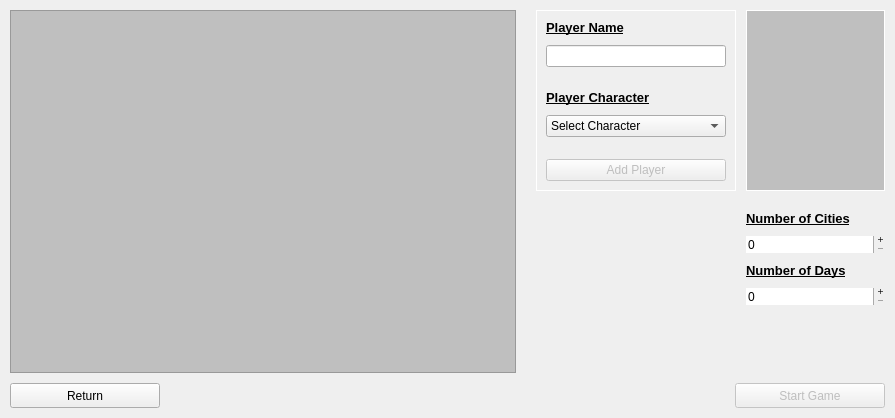
<?xml version="1.0" encoding="UTF-8"?>
<ui version="4.0">
 <class>StartWindow</class>
 <widget class="QMainWindow" name="StartWindow">
  <property name="geometry">
   <rect>
    <x>0</x>
    <y>0</y>
    <width>895</width>
    <height>418</height>
   </rect>
  </property>
  <property name="sizePolicy">
   <sizepolicy hsizetype="Fixed" vsizetype="Fixed">
    <horstretch>0</horstretch>
    <verstretch>0</verstretch>
   </sizepolicy>
  </property>
  <property name="minimumSize">
   <size>
    <width>895</width>
    <height>418</height>
   </size>
  </property>
  <property name="maximumSize">
   <size>
    <width>895</width>
    <height>418</height>
   </size>
  </property>
  <property name="cursor">
   <cursorShape>ArrowCursor</cursorShape>
  </property>
  <property name="mouseTracking">
   <bool>false</bool>
  </property>
  <property name="windowTitle">
   <string>StartWindow</string>
  </property>
  <widget class="QWidget" name="centralWidget">
   <layout class="QGridLayout" name="gridLayout_2">
    <property name="leftMargin">
     <number>0</number>
    </property>
    <property name="topMargin">
     <number>0</number>
    </property>
    <property name="rightMargin">
     <number>0</number>
    </property>
    <property name="bottomMargin">
     <number>0</number>
    </property>
    <property name="horizontalSpacing">
     <number>6</number>
    </property>
    <item row="0" column="0">
     <widget class="QStackedWidget" name="stackedWidget">
      <property name="styleSheet">
       <string notr="true"/>
      </property>
      <property name="currentIndex">
       <number>1</number>
      </property>
      <widget class="QWidget" name="page_start">
       <property name="styleSheet">
        <string notr="true">QWidget#page_start{ 
border-image: url(:/images/images/Background_Start.jpg);
}
</string>
       </property>
       <layout class="QGridLayout" name="gridLayout">
        <property name="leftMargin">
         <number>10</number>
        </property>
        <property name="topMargin">
         <number>10</number>
        </property>
        <property name="rightMargin">
         <number>10</number>
        </property>
        <property name="bottomMargin">
         <number>10</number>
        </property>
        <property name="spacing">
         <number>10</number>
        </property>
        <item row="2" column="0">
         <widget class="QPushButton" name="pushButton_loadGame">
          <property name="minimumSize">
           <size>
            <width>150</width>
            <height>25</height>
           </size>
          </property>
          <property name="text">
           <string>Load Game</string>
          </property>
          <property name="autoDefault">
           <bool>true</bool>
          </property>
         </widget>
        </item>
        <item row="1" column="0">
         <widget class="QPushButton" name="pushButton_newGame">
          <property name="minimumSize">
           <size>
            <width>150</width>
            <height>25</height>
           </size>
          </property>
          <property name="text">
           <string>New Game</string>
          </property>
          <property name="autoDefault">
           <bool>true</bool>
          </property>
         </widget>
        </item>
        <item row="3" column="0">
         <widget class="QPushButton" name="pushButton_Exit">
          <property name="minimumSize">
           <size>
            <width>150</width>
            <height>25</height>
           </size>
          </property>
          <property name="text">
           <string>Exit</string>
          </property>
          <property name="autoDefault">
           <bool>true</bool>
          </property>
         </widget>
        </item>
        <item row="2" column="1">
         <spacer name="horizontalSpacer">
          <property name="orientation">
           <enum>Qt::Horizontal</enum>
          </property>
          <property name="sizeHint" stdset="0">
           <size>
            <width>40</width>
            <height>20</height>
           </size>
          </property>
         </spacer>
        </item>
        <item row="0" column="0">
         <spacer name="verticalSpacer">
          <property name="orientation">
           <enum>Qt::Vertical</enum>
          </property>
          <property name="sizeHint" stdset="0">
           <size>
            <width>20</width>
            <height>40</height>
           </size>
          </property>
         </spacer>
        </item>
       </layout>
      </widget>
      <widget class="QWidget" name="page_newGame">
       <property name="styleSheet">
        <string notr="true">QWidget#page_newGame{ 
border-image: url(:/images/images/Background_Start.jpg);
}
</string>
       </property>
       <layout class="QGridLayout" name="gridLayout_3">
        <property name="leftMargin">
         <number>10</number>
        </property>
        <property name="topMargin">
         <number>10</number>
        </property>
        <property name="rightMargin">
         <number>10</number>
        </property>
        <property name="bottomMargin">
         <number>10</number>
        </property>
        <property name="spacing">
         <number>10</number>
        </property>
        <item row="0" column="2">
         <widget class="QWidget" name="widget_newPlayer" native="true">
          <property name="minimumSize">
           <size>
            <width>200</width>
            <height>0</height>
           </size>
          </property>
          <property name="maximumSize">
           <size>
            <width>200</width>
            <height>16777215</height>
           </size>
          </property>
          <property name="styleSheet">
           <string notr="true">QWidget#widget_newPlayer{
border: 1px solid white;
}</string>
          </property>
          <layout class="QVBoxLayout" name="verticalLayout_2">
           <property name="spacing">
            <number>10</number>
           </property>
           <property name="leftMargin">
            <number>10</number>
           </property>
           <property name="topMargin">
            <number>10</number>
           </property>
           <property name="rightMargin">
            <number>10</number>
           </property>
           <property name="bottomMargin">
            <number>10</number>
           </property>
           <item>
            <widget class="QLabel" name="label_2">
             <property name="font">
              <font>
               <pointsize>10</pointsize>
               <weight>75</weight>
               <italic>false</italic>
               <bold>true</bold>
               <underline>true</underline>
              </font>
             </property>
             <property name="styleSheet">
              <string notr="true"/>
             </property>
             <property name="text">
              <string>Player Name</string>
             </property>
             <property name="buddy">
              <cstring>lineEdit_playerName</cstring>
             </property>
            </widget>
           </item>
           <item>
            <widget class="QLineEdit" name="lineEdit_playerName">
             <property name="palette">
              <palette>
               <active>
                <colorrole role="Highlight">
                 <brush brushstyle="SolidPattern">
                  <color alpha="255">
                   <red>255</red>
                   <green>255</green>
                   <blue>255</blue>
                  </color>
                 </brush>
                </colorrole>
                <colorrole role="HighlightedText">
                 <brush brushstyle="SolidPattern">
                  <color alpha="255">
                   <red>0</red>
                   <green>0</green>
                   <blue>0</blue>
                  </color>
                 </brush>
                </colorrole>
               </active>
               <inactive>
                <colorrole role="Highlight">
                 <brush brushstyle="SolidPattern">
                  <color alpha="255">
                   <red>255</red>
                   <green>255</green>
                   <blue>255</blue>
                  </color>
                 </brush>
                </colorrole>
                <colorrole role="HighlightedText">
                 <brush brushstyle="SolidPattern">
                  <color alpha="255">
                   <red>0</red>
                   <green>0</green>
                   <blue>0</blue>
                  </color>
                 </brush>
                </colorrole>
               </inactive>
               <disabled>
                <colorrole role="Highlight">
                 <brush brushstyle="SolidPattern">
                  <color alpha="255">
                   <red>51</red>
                   <green>153</green>
                   <blue>255</blue>
                  </color>
                 </brush>
                </colorrole>
                <colorrole role="HighlightedText">
                 <brush brushstyle="SolidPattern">
                  <color alpha="255">
                   <red>0</red>
                   <green>0</green>
                   <blue>0</blue>
                  </color>
                 </brush>
                </colorrole>
               </disabled>
              </palette>
             </property>
             <property name="text">
              <string/>
             </property>
             <property name="readOnly">
              <bool>false</bool>
             </property>
             <property name="clearButtonEnabled">
              <bool>false</bool>
             </property>
            </widget>
           </item>
           <item>
            <spacer name="verticalSpacer_3">
             <property name="orientation">
              <enum>Qt::Vertical</enum>
             </property>
             <property name="sizeHint" stdset="0">
              <size>
               <width>0</width>
               <height>0</height>
              </size>
             </property>
            </spacer>
           </item>
           <item>
            <widget class="QLabel" name="label">
             <property name="font">
              <font>
               <pointsize>10</pointsize>
               <weight>75</weight>
               <italic>false</italic>
               <bold>true</bold>
               <underline>true</underline>
              </font>
             </property>
             <property name="text">
              <string>Player Character</string>
             </property>
             <property name="buddy">
              <cstring>comboBox_playerCharacter</cstring>
             </property>
            </widget>
           </item>
           <item>
            <widget class="QComboBox" name="comboBox_playerCharacter">
             <property name="styleSheet">
              <string notr="true"/>
             </property>
             <item>
              <property name="text">
               <string>Select Character</string>
              </property>
             </item>
             <item>
              <property name="text">
               <string>Arythea</string>
              </property>
             </item>
             <item>
              <property name="text">
               <string>Braevalar</string>
              </property>
             </item>
             <item>
              <property name="text">
               <string>Goldyx</string>
              </property>
             </item>
             <item>
              <property name="text">
               <string>Krang</string>
              </property>
             </item>
             <item>
              <property name="text">
               <string>Norowas</string>
              </property>
             </item>
             <item>
              <property name="text">
               <string>Tovak</string>
              </property>
             </item>
             <item>
              <property name="text">
               <string>Wolfhawk</string>
              </property>
             </item>
            </widget>
           </item>
           <item>
            <spacer name="verticalSpacer_4">
             <property name="orientation">
              <enum>Qt::Vertical</enum>
             </property>
             <property name="sizeHint" stdset="0">
              <size>
               <width>0</width>
               <height>0</height>
              </size>
             </property>
            </spacer>
           </item>
           <item>
            <widget class="QPushButton" name="pushButton_addPlayer">
             <property name="enabled">
              <bool>false</bool>
             </property>
             <property name="palette">
              <palette>
               <active/>
               <inactive/>
               <disabled/>
              </palette>
             </property>
             <property name="font">
              <font>
               <weight>50</weight>
               <bold>false</bold>
              </font>
             </property>
             <property name="focusPolicy">
              <enum>Qt::StrongFocus</enum>
             </property>
             <property name="text">
              <string>Add Player</string>
             </property>
             <property name="autoDefault">
              <bool>true</bool>
             </property>
            </widget>
           </item>
          </layout>
         </widget>
        </item>
        <item row="0" column="3">
         <widget class="QFrame" name="frameCharacter">
          <property name="sizePolicy">
           <sizepolicy hsizetype="Fixed" vsizetype="Fixed">
            <horstretch>0</horstretch>
            <verstretch>0</verstretch>
           </sizepolicy>
          </property>
          <property name="minimumSize">
           <size>
            <width>139</width>
            <height>181</height>
           </size>
          </property>
          <property name="maximumSize">
           <size>
            <width>139</width>
            <height>181</height>
           </size>
          </property>
          <property name="styleSheet">
           <string notr="true">background-color: rgb(0, 0, 0, 20%);
border: 1px solid white;</string>
          </property>
          <property name="frameShape">
           <enum>QFrame::StyledPanel</enum>
          </property>
          <property name="frameShadow">
           <enum>QFrame::Raised</enum>
          </property>
         </widget>
        </item>
        <item row="3" column="3">
         <widget class="QSpinBox" name="spinBox_cityCount">
          <property name="minimumSize">
           <size>
            <width>0</width>
            <height>0</height>
           </size>
          </property>
          <property name="maximumSize">
           <size>
            <width>16777215</width>
            <height>16777215</height>
           </size>
          </property>
          <property name="palette">
           <palette>
            <active>
             <colorrole role="Highlight">
              <brush brushstyle="SolidPattern">
               <color alpha="255">
                <red>255</red>
                <green>255</green>
                <blue>255</blue>
               </color>
              </brush>
             </colorrole>
             <colorrole role="HighlightedText">
              <brush brushstyle="SolidPattern">
               <color alpha="255">
                <red>0</red>
                <green>0</green>
                <blue>0</blue>
               </color>
              </brush>
             </colorrole>
            </active>
            <inactive>
             <colorrole role="Highlight">
              <brush brushstyle="SolidPattern">
               <color alpha="255">
                <red>255</red>
                <green>255</green>
                <blue>255</blue>
               </color>
              </brush>
             </colorrole>
             <colorrole role="HighlightedText">
              <brush brushstyle="SolidPattern">
               <color alpha="255">
                <red>0</red>
                <green>0</green>
                <blue>0</blue>
               </color>
              </brush>
             </colorrole>
            </inactive>
            <disabled>
             <colorrole role="Highlight">
              <brush brushstyle="SolidPattern">
               <color alpha="255">
                <red>51</red>
                <green>153</green>
                <blue>255</blue>
               </color>
              </brush>
             </colorrole>
             <colorrole role="HighlightedText">
              <brush brushstyle="SolidPattern">
               <color alpha="255">
                <red>0</red>
                <green>0</green>
                <blue>0</blue>
               </color>
              </brush>
             </colorrole>
            </disabled>
           </palette>
          </property>
          <property name="frame">
           <bool>false</bool>
          </property>
          <property name="readOnly">
           <bool>false</bool>
          </property>
          <property name="buttonSymbols">
           <enum>QAbstractSpinBox::PlusMinus</enum>
          </property>
          <property name="specialValueText">
           <string notr="true"/>
          </property>
          <property name="keyboardTracking">
           <bool>false</bool>
          </property>
         </widget>
        </item>
        <item row="4" column="3">
         <widget class="QLabel" name="label_4">
          <property name="font">
           <font>
            <pointsize>10</pointsize>
            <weight>75</weight>
            <italic>false</italic>
            <bold>true</bold>
            <underline>true</underline>
           </font>
          </property>
          <property name="text">
           <string>Number of Days</string>
          </property>
          <property name="buddy">
           <cstring>spinBox_dayCount</cstring>
          </property>
         </widget>
        </item>
        <item row="2" column="3">
         <widget class="QLabel" name="label_3">
          <property name="font">
           <font>
            <pointsize>10</pointsize>
            <weight>75</weight>
            <italic>false</italic>
            <bold>true</bold>
            <underline>true</underline>
           </font>
          </property>
          <property name="text">
           <string>Number of Cities</string>
          </property>
          <property name="buddy">
           <cstring>spinBox_cityCount</cstring>
          </property>
         </widget>
        </item>
        <item row="0" column="0" rowspan="9">
         <widget class="QTableWidget" name="tableWidget_listOfPlayers">
          <property name="styleSheet">
           <string notr="true">QTableWidget#tableWidget_listOfPlayers{
    background-color: rgb(0, 0, 0,20%);
	color: rgb(190, 157, 56);
	font: 75 10pt &quot;MS Shell Dlg 2&quot;;
}</string>
          </property>
         </widget>
        </item>
        <item row="10" column="0" colspan="4">
         <widget class="QWidget" name="widget_pushButtons" native="true">
          <layout class="QHBoxLayout" name="horizontalLayout">
           <property name="spacing">
            <number>10</number>
           </property>
           <property name="leftMargin">
            <number>0</number>
           </property>
           <property name="topMargin">
            <number>0</number>
           </property>
           <property name="rightMargin">
            <number>0</number>
           </property>
           <property name="bottomMargin">
            <number>0</number>
           </property>
           <item>
            <widget class="QPushButton" name="pushButton_returnToStart">
             <property name="minimumSize">
              <size>
               <width>150</width>
               <height>25</height>
              </size>
             </property>
             <property name="text">
              <string>Return</string>
             </property>
             <property name="autoDefault">
              <bool>true</bool>
             </property>
            </widget>
           </item>
           <item>
            <spacer name="horizontalSpacer_2">
             <property name="orientation">
              <enum>Qt::Horizontal</enum>
             </property>
             <property name="sizeHint" stdset="0">
              <size>
               <width>40</width>
               <height>20</height>
              </size>
             </property>
            </spacer>
           </item>
           <item>
            <widget class="QPushButton" name="pushButton_startGame">
             <property name="enabled">
              <bool>false</bool>
             </property>
             <property name="minimumSize">
              <size>
               <width>150</width>
               <height>25</height>
              </size>
             </property>
             <property name="palette">
              <palette>
               <active/>
               <inactive/>
               <disabled/>
              </palette>
             </property>
             <property name="font">
              <font>
               <weight>50</weight>
               <bold>false</bold>
              </font>
             </property>
             <property name="focusPolicy">
              <enum>Qt::StrongFocus</enum>
             </property>
             <property name="text">
              <string>Start Game</string>
             </property>
             <property name="autoDefault">
              <bool>true</bool>
             </property>
            </widget>
           </item>
          </layout>
         </widget>
        </item>
        <item row="6" column="3">
         <spacer name="verticalSpacer_2">
          <property name="orientation">
           <enum>Qt::Vertical</enum>
          </property>
          <property name="sizeHint" stdset="0">
           <size>
            <width>20</width>
            <height>40</height>
           </size>
          </property>
         </spacer>
        </item>
        <item row="5" column="3">
         <widget class="QSpinBox" name="spinBox_dayCount">
          <property name="minimumSize">
           <size>
            <width>0</width>
            <height>0</height>
           </size>
          </property>
          <property name="maximumSize">
           <size>
            <width>16777215</width>
            <height>16777215</height>
           </size>
          </property>
          <property name="palette">
           <palette>
            <active>
             <colorrole role="Highlight">
              <brush brushstyle="SolidPattern">
               <color alpha="255">
                <red>255</red>
                <green>255</green>
                <blue>255</blue>
               </color>
              </brush>
             </colorrole>
             <colorrole role="HighlightedText">
              <brush brushstyle="SolidPattern">
               <color alpha="255">
                <red>0</red>
                <green>0</green>
                <blue>0</blue>
               </color>
              </brush>
             </colorrole>
            </active>
            <inactive>
             <colorrole role="Highlight">
              <brush brushstyle="SolidPattern">
               <color alpha="255">
                <red>255</red>
                <green>255</green>
                <blue>255</blue>
               </color>
              </brush>
             </colorrole>
             <colorrole role="HighlightedText">
              <brush brushstyle="SolidPattern">
               <color alpha="255">
                <red>0</red>
                <green>0</green>
                <blue>0</blue>
               </color>
              </brush>
             </colorrole>
            </inactive>
            <disabled>
             <colorrole role="Highlight">
              <brush brushstyle="SolidPattern">
               <color alpha="255">
                <red>51</red>
                <green>153</green>
                <blue>255</blue>
               </color>
              </brush>
             </colorrole>
             <colorrole role="HighlightedText">
              <brush brushstyle="SolidPattern">
               <color alpha="255">
                <red>0</red>
                <green>0</green>
                <blue>0</blue>
               </color>
              </brush>
             </colorrole>
            </disabled>
           </palette>
          </property>
          <property name="frame">
           <bool>false</bool>
          </property>
          <property name="readOnly">
           <bool>false</bool>
          </property>
          <property name="buttonSymbols">
           <enum>QAbstractSpinBox::PlusMinus</enum>
          </property>
          <property name="specialValueText">
           <string notr="true"/>
          </property>
          <property name="keyboardTracking">
           <bool>false</bool>
          </property>
         </widget>
        </item>
       </layout>
      </widget>
     </widget>
    </item>
   </layout>
  </widget>
 </widget>
 <layoutdefault spacing="6" margin="11"/>
 <tabstops>
  <tabstop>pushButton_newGame</tabstop>
  <tabstop>pushButton_loadGame</tabstop>
  <tabstop>pushButton_Exit</tabstop>
  <tabstop>tableWidget_listOfPlayers</tabstop>
 </tabstops>
 <resources/>
 <connections/>
</ui>
